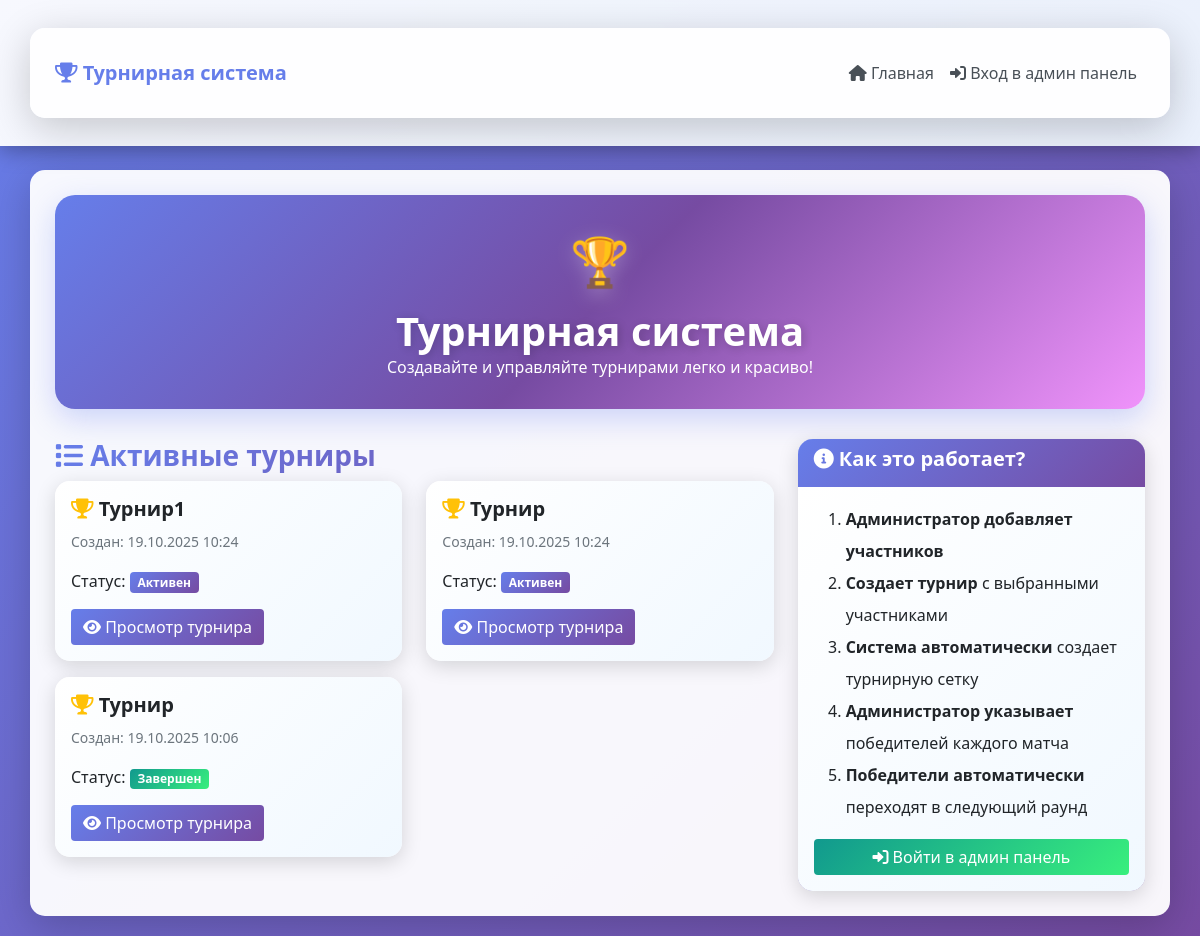
The app's page /, older data.
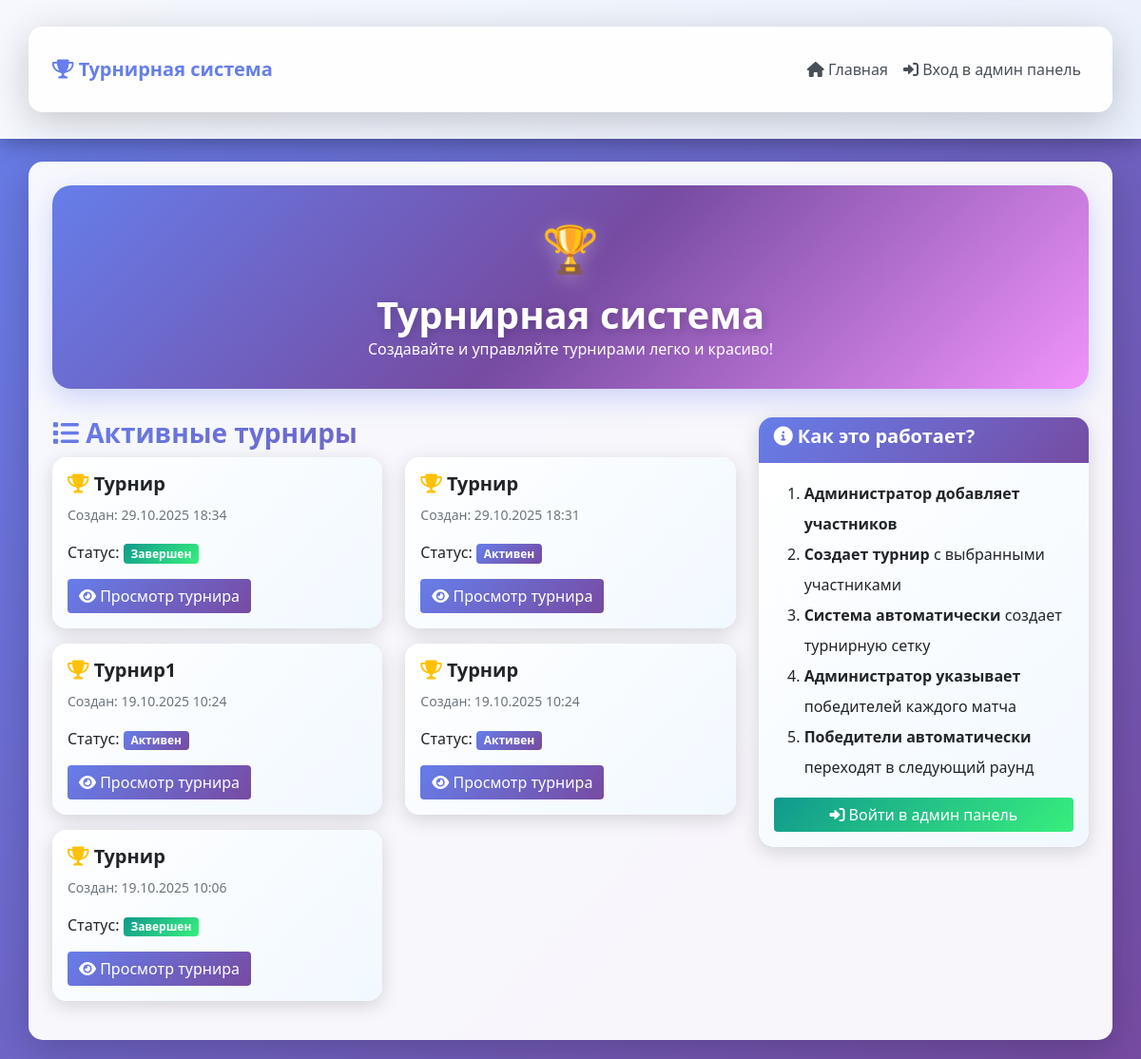
The same page, newer data.
### app.py (models this page shows)
class Tournament(db.Model):
    id = db.Column(db.Integer, primary_key=True)
    name = db.Column(db.String(200), nullable=False)
    created_at = db.Column(db.DateTime, default=datetime.utcnow)
    status = db.Column(db.String(20), default='active')  # active, completed

### app.py (the view)
@app.route('/')
def index():
    tournaments = Tournament.query.order_by(Tournament.created_at.desc()).all()
    return render_template('index.html', tournaments=tournaments)

### templates/index.html (shortened to what the changed rows need)
{% extends "base.html" %}
{% block content %}
<div class="row">
    <div class="col-12">
        <div class="welcome-banner">
            <h1>Турнирная система</h1>
        </div>
        <div class="row">
            <div class="col-md-8">
                {% if tournaments %}
                    <div class="row">
                        {% for tournament in tournaments %}
                        <div class="col-md-6 mb-3">
                            <div class="card">
                                <div class="card-body">
                                    <h5 class="card-title">
                                        <i class="fas fa-trophy text-warning"></i> {{ tournament.name }}
                                    </h5>
                                    <p class="card-text">
                                        <small class="text-muted">
                                            Создан: {{ tournament.created_at.strftime('%d.%m.%Y %H:%M') }}
                                        </small>
                                    </p>
                                    <p class="card-text">
                                        Статус:
                                        <span class="badge bg-{{ 'success' if tournament.status == 'completed' else 'primary' }}">
                                            {{ 'Завершен' if tournament.status == 'completed' else 'Активен' }}
                                        </span>
                                    </p>
                                    <a href="{{ url_for('tournament_view', tournament_id=tournament.id) }}"
                                       class="btn btn-primary">
                                        <i class="fas fa-eye"></i> Просмотр турнира
                                    </a>
                                </div>
                            </div>
                        </div>
                        {% endfor %}
                    </div>
                {% else %}
                    <div class="alert alert-info">
                        <i class="fas fa-info-circle"></i> Пока нет созданных турниров.
                        <a href="{{ url_for('admin') }}" class="alert-link">Создайте турнир в админ панели</a>
                    </div>
                {% endif %}
            </div>
        </div>
    </div>
</div>
{% endblock %}

Row changes from the older to the newer data that the page shows:
added Tournament: name "Турнир", created_at "29.10.2025 18:34", status "Завершен"
added Tournament: name "Турнир", created_at "29.10.2025 18:31", status "Активен"
